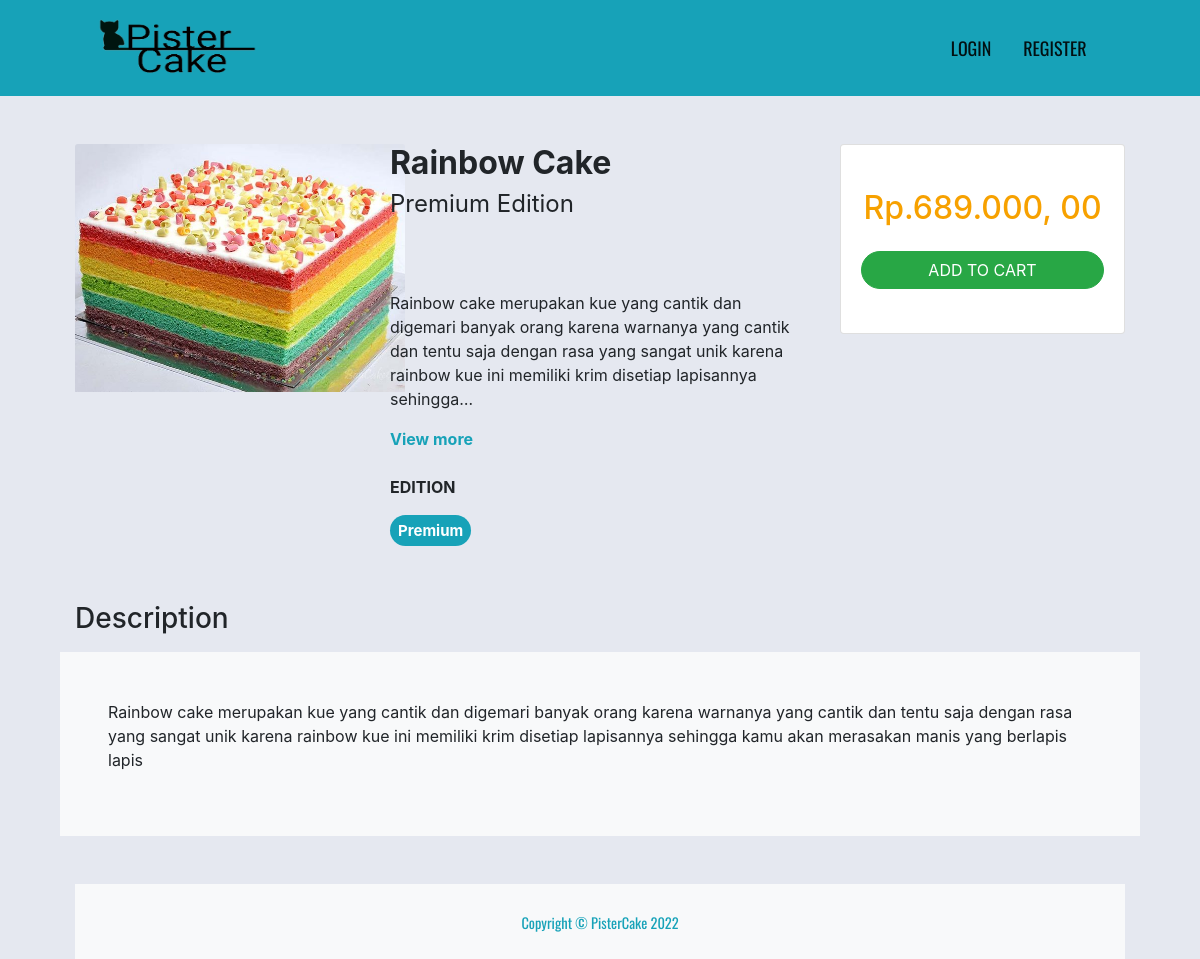
The app's page /home/detail/2 with its own data.
### tables this page shows
CREATE TABLE `products`  (
  `id` int NOT NULL AUTO_INCREMENT,
  `name` varchar(100) NOT NULL,
  `price` int NOT NULL,
  `edition` enum('reguler','premium') NOT NULL,
  `image` varchar(255) NOT NULL,
  `description` text NOT NULL,
  PRIMARY KEY (`id`) USING BTREE
);

### application/controllers/Home.php (called while the page is built, shortened)
<?php
class Home extends CI_Controller
{
	public function __construct()
	{
		$this->load->model('home_model', 'home');
	}
	public function detail($id)
	{
		$data['title'] = 'Detail Cake';
		$data['cake']	= $this->home->getCakeById($id);
		$data['page']	= 'pages/home/detail';
		$this->load->view('layouts/app', $data);
	}
}

### index.php (called while the page is built, shortened)
<?php
require_once BASEPATH.'core/CodeIgniter.php';

### application/models/Home_model.php (called while the page is built, shortened)
<?php
class Home_model extends CI_Model
{
	public function getCakeById($id)
	{
		return $this->db->get_where('products', ['id' => $id])->row_array();
	}
}

### application/views/pages/home/detail.php (the view, shortened to what this page needs)
<div class="container">
	<div class="row mt-5">
		<div class="col">
			<img src="<?= base_url() ?>/images/cake/<?= $cake['image'] ?>" class="card-img-top" alt="<?= $cake['name'] ?>" style="width: 330px">
		</div>
		<div class="col-5">
			<h2 class="font-weight-bold"><?= $cake['name'] ?></h2>
			<h4 class="font-weight-normal"><?= ucfirst($cake['edition']) ?> Edition</h4>
			<br> <br>
			<p><?= character_limiter($cake['description'], 200) ?></p>
			<a href="#description" class="text-info font-weight-bold">View more</a>
			<br> <br>
			<p class="font-weight-bold">EDITION</p>
			<h5><span class="badge badge-info badge-pill p-2"><?= ucfirst($cake['edition']) ?></span></h5>
		</div>
		<div class="col">
			<div class="card">
				<div class="card-body text-center">
					<h2 class="text-center text-warning price mt-4 mb-4">Rp.<?= number_format($cake['price'], 2, ', ', '.'); ?></h2>
					<form action="<?= base_url('cart/add') ?>" method="POST">
						<button type="submit" class="btn btn-large btn-success btn-block badge-pill mb-4">ADD TO CART</button>
					</form>
				</div>
			</div>
		</div>
	</div>
	<div class="row mt-5 mb-2">
		<div class="col">
			<h3 id="description">Description</h3>
		</div>
	</div>
	<div class="row">
		<div class="col bg-light p-5">
			<?= $cake['description'] ?>
		</div>
	</div>

### assets/css/style.css (style rules this page uses)
body { background-color: #e5e8f0; overflow-x: hidden; }
.container { max-width: 90%; }
.price { color: rgb(247, 161, 0) !important; }

### records on screen
products: image (picture), name "Rainbow Cake", edition "Premium", description "Rainbow cake merupakan kue yang cantik dan digemari banyak orang karena warnanya yang cantik dan tentu saja dengan rasa yang sangat unik karena rainbow kue ini memiliki krim disetiap lapisannya sehingga…", price "689.000, 00", description "Rainbow cake merupakan kue yang cantik dan digemari banyak orang karena warnanya yang cantik dan tentu saja dengan rasa yang sangat unik karena rainbow kue ini memiliki krim disetiap lapisannya sehingga kamu akan merasakan manis yang berlapis lapis"
